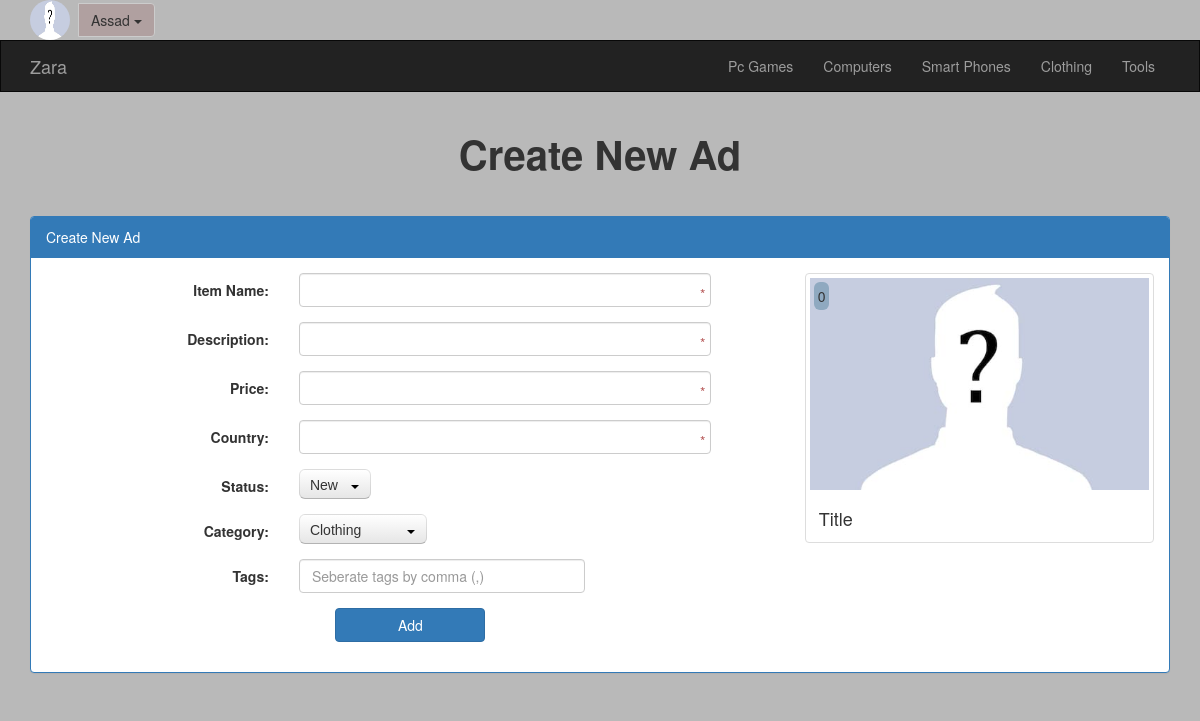
Screenshot of /newads.php (signed in) with the database file from the repository.
### tables this page shows
CREATE TABLE `categories` (
  `id` int(6) NOT NULL,
  `name` varchar(100) NOT NULL,
  `description` varchar(300) NOT NULL,
  `visibility` tinyint(1) NOT NULL DEFAULT '1' COMMENT '1=> true, 0=> false',
  `comment` tinyint(1) NOT NULL DEFAULT '1',
  `ads` tinyint(4) NOT NULL DEFAULT '1',
  `parent` int(11) NOT NULL DEFAULT '0' COMMENT 'if 0=> the category is main ,, if != 0 => the category is sub and that num represnt the id of the main category that the sub belong to'
);

### init.php (called while the page is built, shortened)
<?php
    include "include/DBClass.php";
    $tpl   = 'include/templates';
    $langs = 'include/languages';
    include "$langs/english.php";
    include "$tpl/header.php";
    include $tpl . '/navbar.php';
?>

### include/languages/english.php (called while the page is built)
<?php
    $lang = array(
        'brand'         => 'Zara',
        'dashboard'     => 'DashBoard',
        'categories'    => 'Categories',
        'items'         => 'Items',
        'members'       => 'Members',
        'statistics'    => 'Statistics',
        'logs'          => 'Logs',
        'dropdown'      => 'Ahmed',
        'edit'          => 'Edit',
        'comments'      => 'Comments',
        'settings'      => 'Settings',
        'logout'        => 'Logout',
        'editmember'    => 'Edit Member',
        'username'      => 'User Name:',
        'password'      => 'Password:',
        'email'         => 'Email:',
        'fullname'      => 'Full Name:',
        'permission'    => 'Permission:',
        'truststats'    => 'Trust Status:',
        'regstats'      => 'Register Status:'
    );
?>

### include/DBClass.php (called while the page is built, shortened)
<?php
	class database
	{
		private $pdo;
		public function __construct($dbName)
		{
			try{
				$this->pdo = new PDO("mysql:host=localhost;dbname=$dbName;charset=utf8", 'root', 'root', array(PDO::ATTR_ERRMODE => PDO::ERRMODE_EXCEPTION));
			}
			catch(PDOException $e){
				echo "Connection Error: " . $e->getMessage();
			}
		}
		public function getRows($query,$params=array())
		{
			$stm = $this->pdo->prepare($query);
			$stm->execute($params);
			return $stm->fetchAll();
		}
	}
	$db = new database('shop');
?>

### newads.php (the view, shortened to what this page needs)
<?php
    include "init.php";
    if(isset($_SESSION['user']))
    {
?>
    <div class="container ads">
        <h1 class="text-center">Create New Ad</h1>
        <div class="ad">
            <div class="panel panel-primary">
                <div class="panel-heading">
                    Create New Ad
                </div>
                <div class="panel-body">
                    <div class="row">
                        <div class="col-sm-8">
                            <form class="form-horizontal" method="post">
                                <div class="form-group">
                                    <label class="col-sm-2 col-sm-offset-2 control-label">Item Name: </label>
                                    <div class="col-sm-7">
                                        <input type="text" name="itemName" class="form-control" required>
                                    </div>
                                </div>
                                <div class="form-group">
                                    <label class="col-sm-2 col-sm-offset-2 control-label">Description: </label>
                                    <div class="col-sm-7">
                                        <input type="text" name="itemDescription" class="form-control" required>
                                    </div>
                                </div>
                                <div class="form-group">
                                    <label class="col-sm-2 col-sm-offset-2 control-label">Price: </label>
                                    <div class="col-sm-7">
                                        <input type="text" name="itemPrice" class="form-control" required>
                                    </div>
                                </div>
                                <div class="form-group">
                                    <label class="col-sm-2 col-sm-offset-2 control-label">Country: </label>
                                    <div class="col-sm-7">
                                        <input type="text" name="itemCountry" class="form-control" required>
                                    </div>
                                </div>
                                <div class="form-group">
                                    <label class="col-sm-2 col-sm-offset-2 control-label">Status: </label>
                                    <div class="col-sm-7">
                                        <select name="itemStatus">
                                        </select>
                                    </div>
                                </div>
                                <div class="form-group">
                                    <label class="col-sm-2 col-sm-offset-2 control-label">Category: </label>
                                    <div class="col-sm-7">
                                        <select name="itemCategory">
                                            <?php
                                                require_once 'include/DBClass.php';
                                            ?>
                                        </select>
                                    </div>
                                </div>
                                <div class="form-group">
                                    <label class="col-sm-2 col-sm-offset-2 control-label">Tags: </label>
                                    <div class="col-sm-5">
                                        <input type="text" name="itemTags" class="form-control" placeholder="Seberate tags by comma (,)">
                                    </div>
                                </div>
                                <div class="form-group text-center">
                                    <input type="submit" value="Add" class="btn btn-primary" style="width: 150px">
                                </div>
                            </form>
                        </div>
                        <div class="col-sm-4">
                            <div class='thumbnail item-box'>
                                <span class='price'>0</span>
                                <img src='layout/images/1.jpg' alt='item'>
                                <div class='caption'>
                                    <h4>Title</h4>
                                    <p>Description</p>
                                </div>
                            </div>
                        </div>
                    </div>
                </div>
            </div>
        </div>
    </div>
<?php
    }
    else
    {
        header("location: login.php");
    }
     include "$tpl/footer.php";
?>

### include/templates/navbar.php (shortened to what this page needs)
<div class="upper-bar">
    <div class="container">
        <?php
            if(isset($_SESSION['user']))
            {
        ?>
                <div class="btn-group">
                    <img src="layout/images/1.jpg" alt="1" class="img-responsive img-circle">
                    <button type="button" class="btn btn-default dropdown-toggle" data-toggle="dropdown"><?php echo $_SESSION['user']; ?>
                        <span class="caret"></span>
                    </button>
                </div>
        <?php
            }
            else
            {
                echo "<a class='btn btn-default pull-right' href='login.php'>Login/SignUp</a>";
            }
        ?>
    </div>
</div>
<nav class="navbar navbar-inverse">
  <div class="container">
    <div class="navbar-header">
      <a class="navbar-brand" href="index.php"><?php echo $lang['brand'] ?></a>
    </div>
    <div class="collapse navbar-collapse" id="app-nav">
      <ul class="nav navbar-nav navbar-right">
          <?php
            require_once 'include/DBClass.php';
            $categories = $db->getRows("select * from categories where parent = 0");
            foreach($categories as $cat)
            {
                echo "<li><a href='categories.php?catid={$cat['id']}'>{$cat['name']}</a></li>";
            }
          ?>
      </ul>
    </div>
  </div>
</nav>

### layout/css/front-style.css (style rules this page uses)
body { background-color: #b9b9b9; }
h1 { font-weight: bold; margin: 40px 0; font-size: 40px }
.item-box { position: relative; height: 270px; max-height: 270px; overflow: hidden }
.item-box .price { position: absolute; background-color: #8fa9c0; padding: 4px; left: 8px; top: 8px; border-radius: 6px }
.item-box .caption p { white-space: nowrap; overflow: hidden; text-overflow: ellipsis }
.upper-bar .btn-default { background-color: #b0a0a0 }
.upper-bar img { width: 40px; height: 40px; display: inline-block; float: left; margin-right: 8px }
.upper-bar .dropdown-toggle { margin-top: 3px }
.navbar { border-radius: 0; margin-bottom: 0 }

### rows the page displays
categories: name "Pc Games"
categories: name "Computers"
categories: name "Smart Phones"
categories: name "Clothing"
categories: name "Tools"

### other values shown
$_SESSION['user'] "Assad"
$lang['brand'] "Zara"
